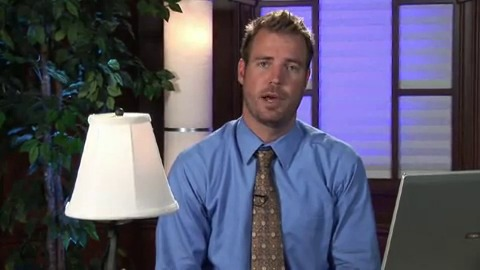
#> input picture E题复杂场景下多模态情感识别的数学建模与算法设计/question1_alignment/output_speech_aware/typical_sample_frames/bin_00_time_0.067s.jpg, 480 x 270 px
$ python make_figures.py
#> lines starting #> are read from the running program, lines starting #| are printed output that depends on the picture
### 2026华为杯研赛latex模板/E题论文/nature_plot_style.py
"""Shared Chinese typography and restrained manuscript-figure palette."""

import matplotlib as mpl


INK = '#16243A'
GRAY = '#505D70'
BLUE = '#24548E'
TEAL = '#087C70'
ORANGE = '#BA5336'
GOLD = '#A17022'
PURPLE = '#69509A'
PALE = '#E8EFF5'
GRID = '#DFE6EB'
CHINESE_CLASSES = {'Negative': '消极', 'Neutral': '中性', 'Positive': '积极'}
CHINESE_MODALITIES = {'text': '文本', 'audio': '语音', 'vision': '视觉'}


def apply_style():
    mpl.rcParams.update({
        'font.family': ['Times New Roman', 'SimHei'],
        'mathtext.fontset': 'custom',
        'mathtext.rm': 'Times New Roman',
        'mathtext.it': 'Times New Roman:italic',
        'mathtext.bf': 'Times New Roman:bold',
        'mathtext.fallback': 'stix',
        'font.size': 9,
        'axes.titlesize': 10,
        'axes.labelsize': 9,
        'axes.titleweight': 'semibold',
        'axes.edgecolor': GRAY,
        'axes.labelcolor': INK,
        'text.color': INK,
        'xtick.color': GRAY,
        'ytick.color': GRAY,
        'axes.spines.top': False,
        'axes.spines.right': False,
        'axes.linewidth': .65,
        'grid.color': GRID,
        'grid.linewidth': .65,
        'legend.frameon': False,
        'axes.unicode_minus': False,
        'svg.fonttype': 'none',
        'pdf.fonttype': 42,
        'savefig.facecolor': 'white',
    })

### 2026华为杯研赛latex模板/E题论文/make_figures.py
from pathlib import Path
import csv
import json
import math
import numpy as np
import matplotlib
matplotlib.use('Agg')
import matplotlib.pyplot as plt
from matplotlib.patches import FancyBboxPatch, FancyArrowPatch
from matplotlib import image as mpimg
from nature_plot_style import (BLUE, TEAL, ORANGE, GOLD, PURPLE, GRAY,
                               INK as DARK, CHINESE_CLASSES, apply_style)

ROOT = Path(__file__).resolve().parents[2]
OUT = Path(__file__).resolve().parent / 'figures'
OUT.mkdir(parents=True, exist_ok=True)
apply_style()
plt.rcParams.update({'legend.fontsize': 8, 'figure.dpi': 160, 'savefig.bbox': 'tight'})

# 1. End-to-end workflow diagram.
fig, ax = plt.subplots(figsize=(13, 5.4))
ax.set_xlim(0, 13); ax.set_ylim(0, 5.4); ax.axis('off')
boxes = [
    (0.3, 3.35, 2.0, 1.15, 'Raw data\ntext / audio / video', '#E8EEF8'),
    (2.75, 3.35, 2.0, 1.15, 'Feature extraction\n768 / 74 / 35', '#E8F5F2'),
    (5.2, 3.35, 2.0, 1.15, '50-window\ncommon timeline', '#FFF3DF'),
    (7.65, 3.35, 2.0, 1.15, 'Masked\nnormalization', '#F4EAF8'),
    (10.1, 3.35, 2.0, 1.15, 'Prediction\n+ evidence', '#FDECEC'),
]
for x,y,w,h,t,c in boxes:
    ax.add_patch(FancyBboxPatch((x,y), w,h, boxstyle='round,pad=0.04,rounding_size=0.08', fc=c, ec=DARK, lw=1.0))
    ax.text(x+w/2, y+h/2, t, ha='center', va='center', color=DARK, weight='bold')
for i in range(len(boxes)-1):
    x1=boxes[i][0]+boxes[i][2]+0.05; x2=boxes[i+1][0]-0.05; y=3.92
    ax.add_patch(FancyArrowPatch((x1,y),(x2,y), arrowstyle='-|>', mutation_scale=14, lw=1.4, color=GRAY))
ax.text(0.4, 2.55, 'Quality audit', weight='bold', color=BLUE)
ax.text(0.4, 2.15, 'coverage · monotonicity · non-overlap · mask consistency', color=DARK)
ax.text(4.15, 2.55, 'Predictive model', weight='bold', color=TEAL)
ax.text(4.15, 2.15, 'three BiGRU encoders → temporal attention → modality gate → fusion', color=DARK)
ax.text(8.45, 2.55, 'Interpretability', weight='bold', color=ORANGE)
ax.text(8.45, 2.15, 'modality ablation · window occlusion · keyframe traceability', color=DARK)
ax.text(6.5, 0.75, 'Unified auditable pipeline for complex-scene multimodal emotion recognition', ha='center', fontsize=12, weight='bold', color=BLUE)
fig.savefig(OUT/'fig_pipeline_legacy.pdf'); fig.savefig(OUT/'fig_pipeline_legacy.png', dpi=300); plt.close(fig)
#> after `fig.savefig(OUT / 'fig_pipeline_legacy.pdf')`:
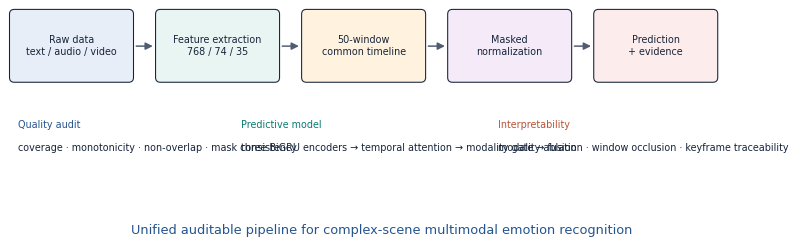
#> figure drawn by matplotlib, 1 panel

# 2. Alignment coverage and status.
fig, axes = plt.subplots(1,2,figsize=(11,4.6), gridspec_kw={'width_ratios':[1.25,1]})
mods=['文本','语音','视觉','语音候选']; cov=[58.68,99.00,99.80,86.74]
colors=[ORANGE,TEAL,BLUE,GOLD]
axes[0].bar(mods,cov,color=colors,width=.62)
axes[0].set_ylim(0,105); axes[0].set_ylabel('覆盖率（%）'); axes[0].set_title('公共窗口模态覆盖率')
for i,v in enumerate(cov): axes[0].text(i,v+2,f'{v:.2f}',ha='center',fontsize=8)
axes[0].grid(axis='y',alpha=.2)
status=['候选对齐（未人工确认）','低置信度','语音与转写冲突']
vals=[80,18,2]
axes[1].barh(status[::-1], vals[::-1], color=[ORANGE,GOLD,BLUE], height=.52)
axes[1].set_xlim(0,100); axes[1].set_xlabel('样本数（共100条）')
axes[1].set_title('文本对齐质量抽样审计')
axes[1].grid(axis='x', alpha=.55)
for i, value in enumerate(vals[::-1]): axes[1].text(value + 1.4, i, str(value), va='center', fontsize=8)
fig.tight_layout()
fig.savefig(OUT/'fig_alignment_quality.pdf'); fig.savefig(OUT/'fig_alignment_quality.png', dpi=300); plt.close(fig)
#> after `fig.savefig(OUT / 'fig_alignment_quality.pdf')`:
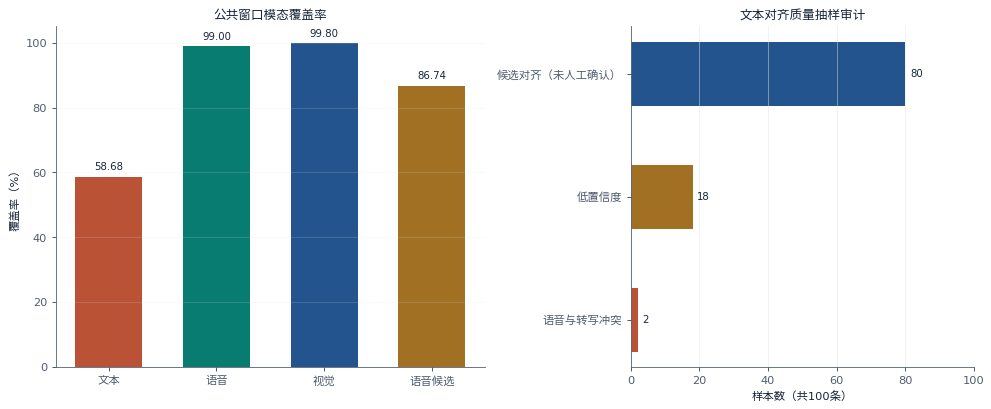
#> figure drawn by matplotlib, 2 panels; panel 1: tallest bar 99.8 high, from x = 1.69 to 2.31

# 2b. Class composition in the supervised split.
class_counts = {
    '训练集': {'Negative': 967, 'Neutral': 758, 'Positive': 1670},
    '验证集': {'Negative': 206, 'Neutral': 184, 'Positive': 338},
    '测试集': {'Negative': 207, 'Neutral': 158, 'Positive': 362},
}
class_colors = {'Negative': ORANGE, 'Neutral': GRAY, 'Positive': TEAL}
fig, ax = plt.subplots(figsize=(9.2, 4.4))
bottom = np.zeros(3)
splits = list(class_counts)
for cls in ['Negative', 'Neutral', 'Positive']:
    values = np.array([class_counts[s][cls] for s in splits], dtype=float)
    totals = np.array([sum(class_counts[s].values()) for s in splits], dtype=float)
    shares = 100 * values / totals
    ax.bar(splits, shares, bottom=bottom, color=class_colors[cls], width=0.58, label=CHINESE_CLASSES[cls])
    for i, (b, share) in enumerate(zip(bottom, shares)):
        if share >= 8:
            ax.text(i, b + share / 2, f'{share:.1f}%', ha='center', va='center', color='white', fontsize=8, weight='bold')
    bottom += shares
ax.set_ylim(0, 100); ax.set_ylabel('类别占比（%）')
ax.grid(axis='y', alpha=.2); ax.legend(frameon=False, ncol=3, loc='upper center', bbox_to_anchor=(0.5, 1.05))
fig.tight_layout(); fig.savefig(OUT/'fig_class_distribution.pdf'); fig.savefig(OUT/'fig_class_distribution.png', dpi=300); plt.close(fig)
#> after `fig.tight_layout()`:
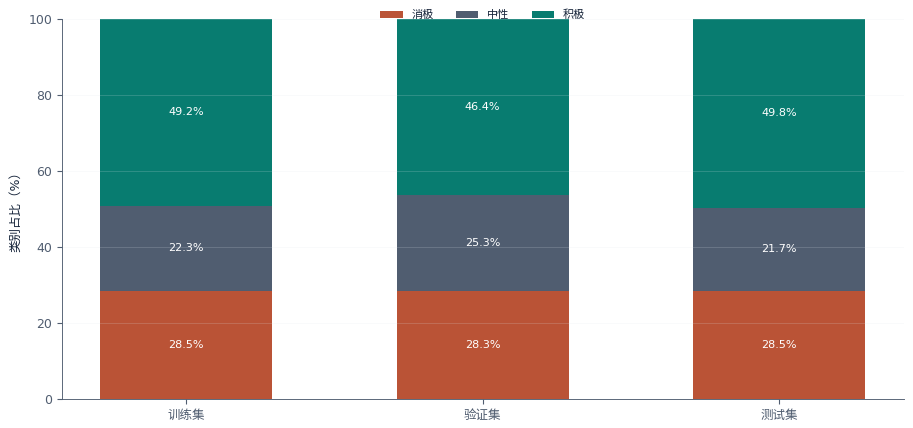
#> figure drawn by matplotlib, 1 panel; tallest bar 28.48 high, from x = -0.29 to 0.29; tallest bar 25.27 high, from x = 0.71 to 1.29; tallest bar 49.79 high, from x = 1.71 to 2.29

# 3. Typical timeline and frame snapshots.
frames_dir=ROOT/'E题复杂场景下多模态情感识别的数学建模与算法设计'/'question1_alignment'/'output_speech_aware'/'typical_sample_frames'
frame_names=['bin_00_time_0.067s.jpg','bin_12_time_1.667s.jpg','bin_25_time_3.400s.jpg','bin_37_time_5.000s.jpg','bin_49_time_6.567s.jpg']
frame_times=[0.067,1.667,3.400,5.000,6.567]
fig=plt.figure(figsize=(11,4.1))
grid=fig.add_gridspec(2,5,height_ratios=[.55,1.15])
timeline_ax=fig.add_subplot(grid[0,:])
frame_axes=[fig.add_subplot(grid[1,i]) for i in range(5)]
T=6.644987; W=T/50
for k in range(50): timeline_ax.barh(.5, W*.94, left=k*W, height=.27, color='#E4EFF1', edgecolor='white', linewidth=.25)
for t in frame_times: timeline_ax.axvline(t,color=ORANGE,lw=1.2,ls='--')
timeline_ax.set_xlim(0,T); timeline_ax.set_ylim(0,1); timeline_ax.set_yticks([]); timeline_ax.set_xlabel('视频时间（秒）'); timeline_ax.set_title('典型样本的50个等宽公共时间窗（时长6.645秒）')
timeline_ax.text(.01,.82,'色块表示公共窗口；虚线对应下方视频帧',transform=timeline_ax.transAxes,color=GRAY,fontsize=8)
for ax,t,n in zip(frame_axes, frame_times, frame_names):
    im=mpimg.imread(frames_dir/n); ax.imshow(im[:int(im.shape[0]*.87)]); ax.set_title(f'{t:.3f}秒',fontsize=8); ax.axis('off')
#> further down, im is the input picture: shape (270, 480, 3); mean R, G, B 88.6, 87.4, 108
fig.tight_layout()
fig.savefig(OUT/'fig_typical_timeline.pdf'); fig.savefig(OUT/'fig_typical_timeline.png', dpi=300); plt.close(fig)
#> after `fig.savefig(OUT / 'fig_typical_timeline.pdf')`:
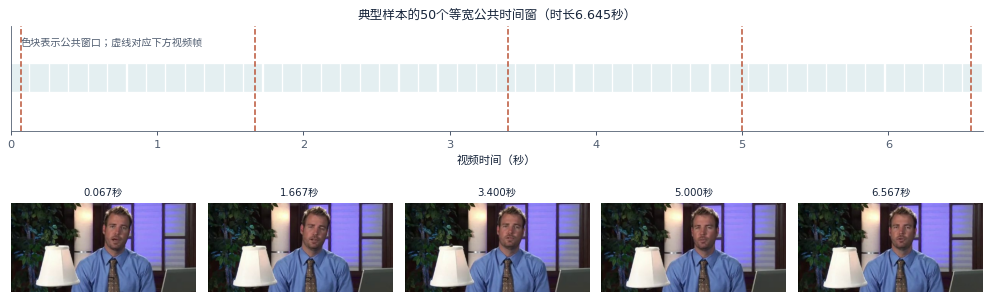
#> figure drawn by matplotlib, 6 panels

# 4. Model architecture.
fig, ax = plt.subplots(figsize=(13,6.3)); ax.set_xlim(0,13); ax.set_ylim(0,6.3); ax.axis('off')
def box(x,y,w,h,text,fc):
    ax.add_patch(FancyBboxPatch((x,y),w,h,boxstyle='round,pad=0.03,rounding_size=0.06',fc=fc,ec=DARK,lw=.9))
    ax.text(x+w/2,y+h/2,text,ha='center',va='center',fontsize=8.5,color=DARK,weight='bold')
for x,label,c in [(0.3,'Text\n50×768','#E8EEF8'),(0.3,'Audio\n50×74','#E8F5F2'),(0.3,'Vision\n50×35','#FFF3DF')]: pass
ys=[4.55,3.25,1.95]; labels=['Text\n50×768','Audio\n50×74','Vision\n50×35']; cs=['#E8EEF8','#E8F5F2','#FFF3DF']
for y,l,c in zip(ys,labels,cs): box(.35,y,1.3,.72,l,c); box(2.0,y,1.65,.72,'Projection\n+ mask', '#F3F4F6'); box(4.05,y,1.7,.72,'2-layer\nBiGRU', '#E8EEF8'); box(6.2,y,1.75,.72,'Temporal\nattention', '#F4EAF8')

for y in ys:
    for x1,x2 in [(1.65,2.0),(3.65,4.05),(5.75,6.2)]: ax.add_patch(FancyArrowPatch((x1,y+.36),(x2,y+.36),arrowstyle='-|>',mutation_scale=11,lw=1,color=GRAY))
box(8.35,3.15,1.8,1.7,'Modality gate\nβtext, βaudio,\nβvision','#FDECEC')
for y in ys: ax.add_patch(FancyArrowPatch((7.95,y+.36),(8.35,4.0),connectionstyle='arc3,rad=.15',arrowstyle='-|>',mutation_scale=10,lw=1,color=GRAY))
box(10.55,3.15,1.85,1.7,'Fusion MLP\nLayerNorm + GELU\n+ Dropout','#E8EEF8')
ax.add_patch(FancyArrowPatch((10.15,4.0),(10.55,4.0),arrowstyle='-|>',mutation_scale=12,lw=1.2,color=GRAY))
box(11.0,1.05,1.55,.78,'Class head\n3 classes','#E8F5F2'); box(9.05,1.05,1.55,.78,'Regression head\nstrength','#FFF3DF')
ax.add_patch(FancyArrowPatch((11.45,3.15),(11.75,1.83),connectionstyle='arc3,rad=.15',arrowstyle='-|>',mutation_scale=10,lw=1,color=GRAY)); ax.add_patch(FancyArrowPatch((11.05,3.15),(9.8,1.83),connectionstyle='arc3,rad=-.15',arrowstyle='-|>',mutation_scale=10,lw=1,color=GRAY))
ax.text(6.5,.3,'Hierarchical temporal–modal fusion with two supervised outputs',ha='center',fontsize=12,weight='bold',color=BLUE)
fig.savefig(OUT/'fig_model_architecture_legacy.pdf'); fig.savefig(OUT/'fig_model_architecture_legacy.png',dpi=300); plt.close(fig)
#> after `fig.savefig(OUT / 'fig_model_architecture_legacy.pdf')`:
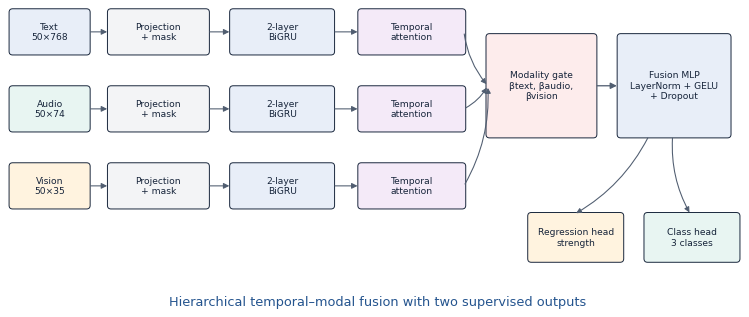
#> figure drawn by matplotlib, 1 panel

# 5. Candidate comparison on validation.
models=['固定基线','重采样基线','双向循环候选','旧残差融合\n（不合规）','最终注意力门控']
metrics={
'准确率':[.612637,.614011,.618132,.622253,.637363],
'宏平均调和分数':[.588115,.595798,.598285,.610330,.601580],
'平均绝对误差':[.616443,.614132,.621818,.623941,.612262],
'皮尔逊相关':[.624582,.620838,.588408,.601396,.629627]}
fig, axes=plt.subplots(2,2,figsize=(11,7))
for ax,(name,vals) in zip(axes.flat,metrics.items()):
    colors=[GRAY,PURPLE,BLUE,ORANGE,TEAL]
    ax.bar(range(len(vals)), vals, color=colors, edgecolor=DARK, linewidth=.45)
    ax.axhline(vals[0], color=GRAY, ls='--', lw=.8)
    local_pad=max((max(vals)-min(vals))*.65, .012)
    ax.set_title(name); ax.set_xticks(range(len(vals))); ax.set_xticklabels(models,fontsize=8)
    ax.set_ylim(min(vals)-local_pad, max(vals)+local_pad); ax.grid(axis='y',alpha=.55)
    ax.text(.98, .04, '局部纵轴', transform=ax.transAxes, ha='right', va='bottom', color=GRAY, fontsize=6.5)
    for i,v in enumerate(vals): ax.text(i,v+local_pad*.12,f'{v:.3f}',ha='center',fontsize=7,weight='semibold')
fig.suptitle('验证集候选模型比较；局部纵轴放大近似值差异；旧残差方案不满足统一输入要求',y=1.01,fontsize=11,weight='bold')
fig.tight_layout(); fig.savefig(OUT/'fig_model_comparison.pdf'); fig.savefig(OUT/'fig_model_comparison.png',dpi=300); plt.close(fig)
#> after `fig.tight_layout()`:
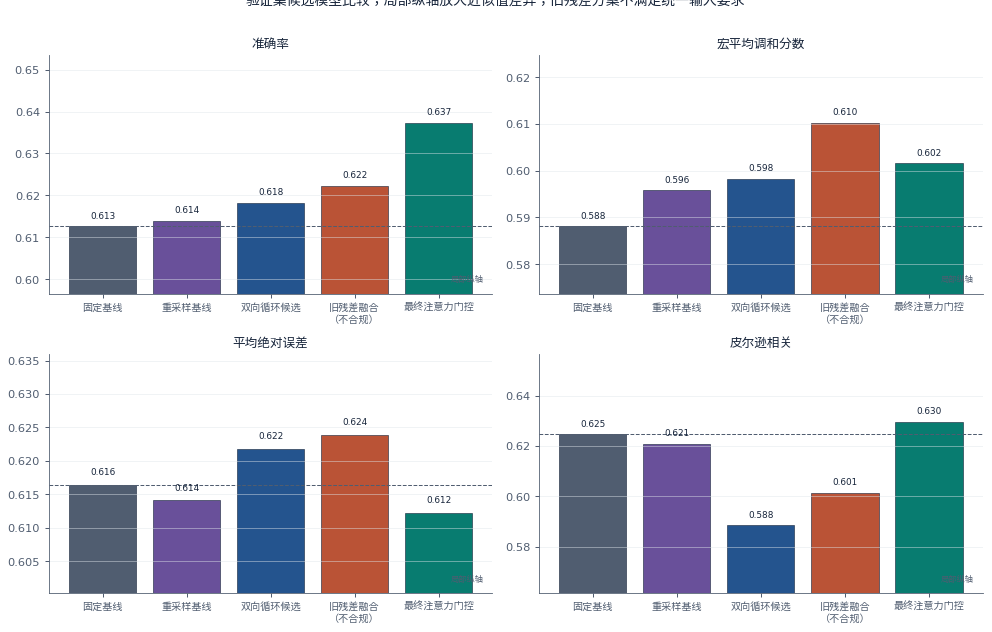
#> figure drawn by matplotlib, 4 panels; panel 1: tallest bar 0.637 high, from x = 3.6 to 4.4; panel 2: tallest bar 0.61 high, from x = 2.6 to 3.4; panel 3: tallest bar 0.624 high, from x = 2.6 to 3.4; panel 4: tallest bar 0.63 high, from x = 3.6 to 4.4

# 5b. Directional metric gains: validation selection versus independent test review.
metric_labels = ['准确率', '宏平均调和分数', '平均绝对误差\n（反向计优）', '皮尔逊相关']
valid_base = np.array([0.612637, 0.588115, 0.616443, 0.624582])
valid_final = np.array([0.637363, 0.601580, 0.612262, 0.629628])
test_base = np.array([0.650619, 0.604127, 0.657608, 0.653185])
test_final = np.array([0.664374, 0.617797, 0.649980, 0.655419])
def directional_gain(base, final):
    return np.array([final[0] - base[0], final[1] - base[1], base[2] - final[2], final[3] - base[3]]) * 100
fig, axes = plt.subplots(1, 2, figsize=(9.2, 4.0), sharey=True)
for ax, title, gain in zip(axes, ['验证集：模型选择', '测试集：独立复核'], [directional_gain(valid_base, valid_final), directional_gain(test_base, test_final)]):
    colors = [TEAL if v >= 0 else ORANGE for v in gain]
    bars = ax.bar(metric_labels, gain, color=colors, width=.60)
    ax.axhline(0, color=DARK, lw=.8); ax.grid(axis='y', alpha=.55)
    ax.set_title(title, fontsize=10); ax.set_ylabel('同一指标的方向性变化（百分点）', fontsize=9)
    ax.set_ylim(-1.70, 2.85)
    ax.tick_params(axis='x', labelrotation=12, labelsize=10)
    for bar, value in zip(bars, gain):
        y = value + (0.10 if value >= 0 else -0.10)
        ax.text(bar.get_x() + bar.get_width() / 2, y, f'{value:+.3f}', ha='center', va='bottom' if value >= 0 else 'top', fontsize=10)
fig.suptitle('验证集最终模型与测试集重采样候选相对固定基线的指标变化', y=1.02, fontsize=11, weight='bold')
fig.tight_layout(); fig.savefig(OUT/'fig_metric_delta.pdf'); fig.savefig(OUT/'fig_metric_delta.png', dpi=300); plt.close(fig)
#> after `fig.tight_layout()`:
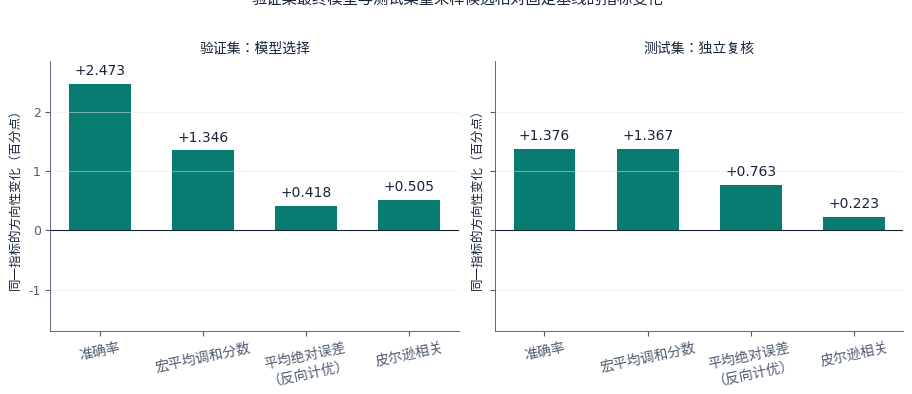
#> figure drawn by matplotlib, 2 panels; panel 1: tallest bar 2.47 high, from x = -0.3 to 0.3

# 6. Missing-modality sensitivity from the strict aligned candidate.
run_path=ROOT/'q2_baseline'/'aligned_text_bert_run_bidir'/'fusion_validation.json'
#> (the run stopped early here; a loop or call above may not have finished)
